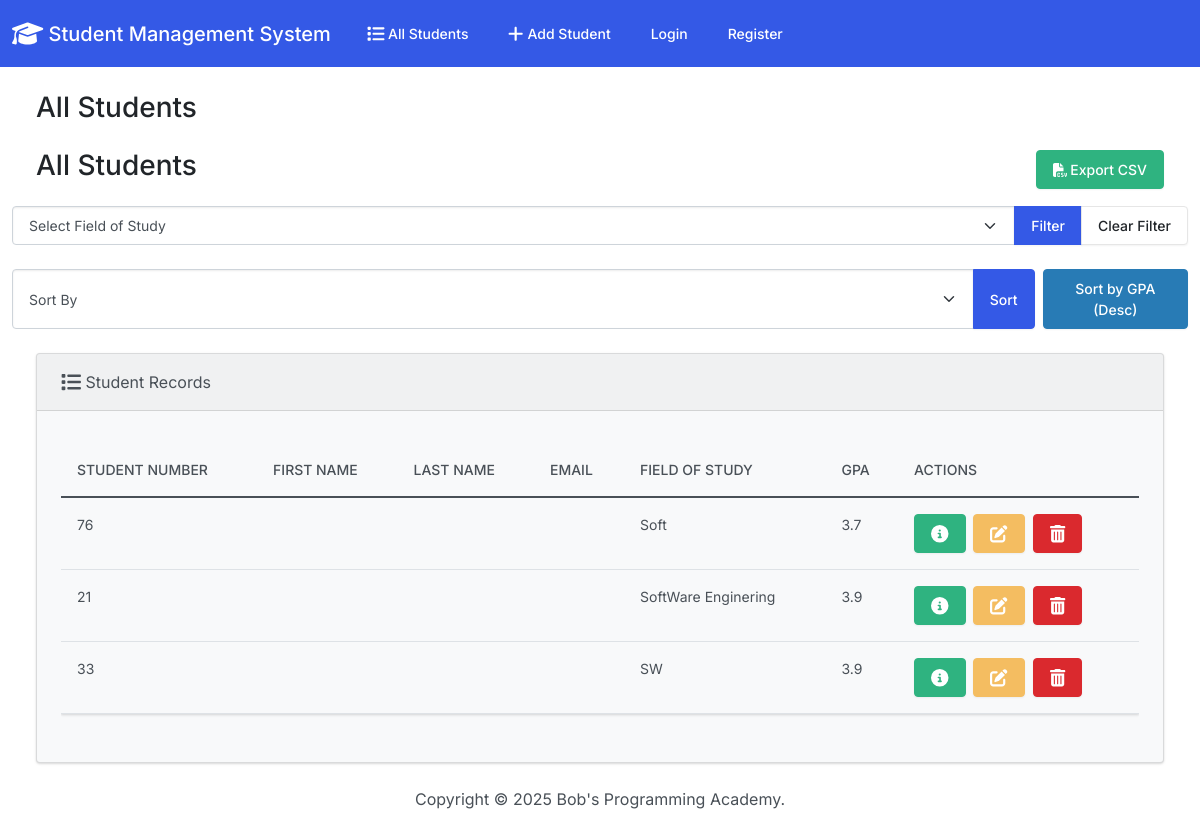
Before: / with the older database file.
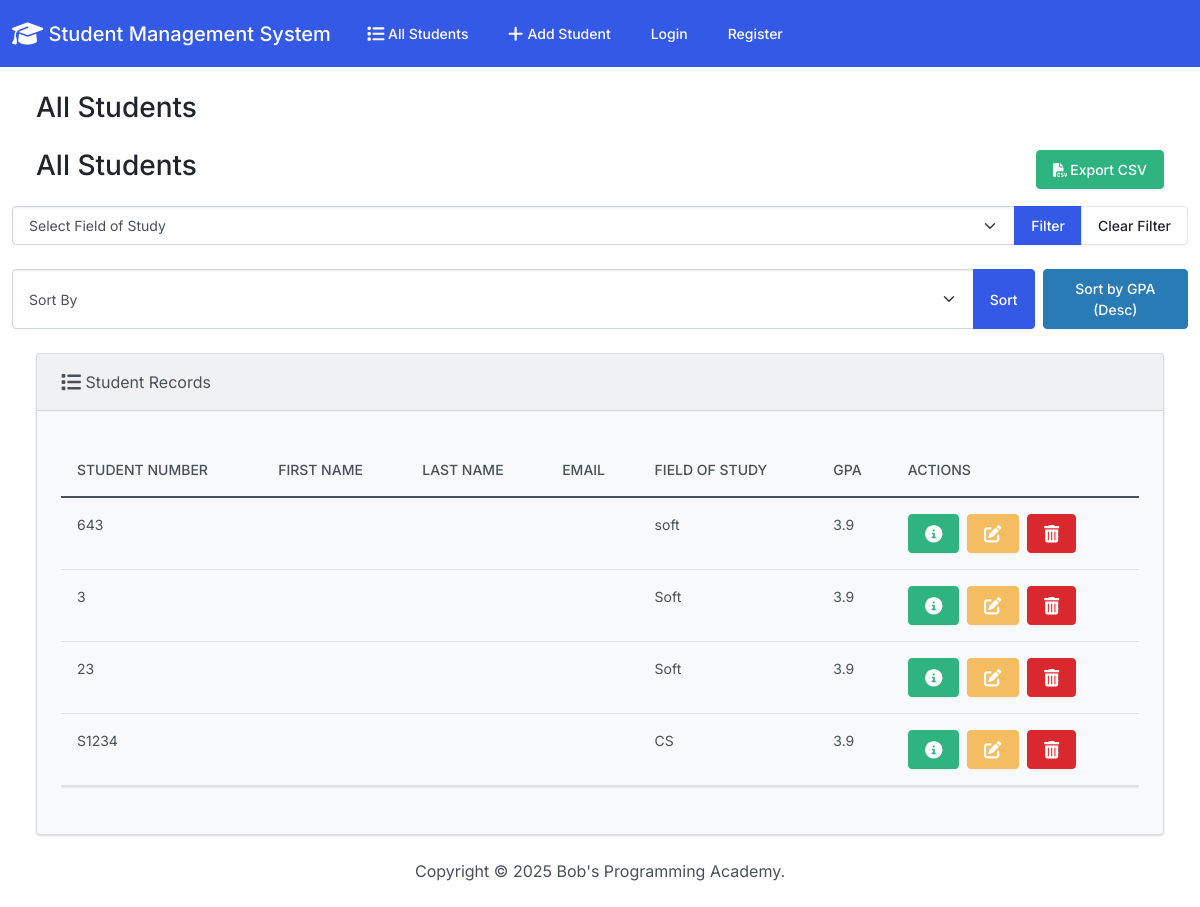
After: the same page with the newer database file.
### students/models.py (models this page shows, shortened)
class Student(models.Model):
    user = models.OneToOneField(CustomUser, on_delete=models.CASCADE, related_name='student')
    student_number = models.CharField(max_length=20, unique=True)
    field_of_study = models.CharField(max_length=100)
    gpa = models.FloatField()

### students/views.py (the view)
# urls.py: path('', views.index, name='index'),
def index(request):
    return render(request, 'students/index.html', {
        'students': Student.objects.all()
    })

### django_project/students/templates/students/index.html (shortened to what this page needs)
{% extends "students/base.html" %}
{% load static %}
{% block body %}
<h3 class="m-4">All Students</h3>
<div class="d-flex justify-content-between align-items-center ms-4 me-4 mb-3">
  <h3>All Students</h3>
  <a href="{% url 'export_students' %}" class="btn btn-success" title="Download all students as CSV">
    <i class="fa-solid fa-file-csv"></i> Export CSV
  </a>
</div>
<div class="mb-4">
  <form action="{% url 'index' %}" method="GET">
    <div class="input-group">
      <select name="field_of_study" class="form-select">
        <option value="" disabled selected>Select Field of Study</option>
      </select>
      <button type="submit" class="btn btn-primary">Filter</button>
      <a href="{% url 'index' %}" class="btn btn-secondary">Clear Filter</a>
    </div>
  </form>
</div>
<div class="mb-4">
  <form action="{% url 'index' %}" method="GET" class="d-flex justify-content-between">
    <div class="input-group">
      <select name="sort_by" class="form-select">
        <option value="" disabled selected>Sort By</option>
      </select>
      <button type="submit" class="btn btn-primary">Sort</button>
    </div>
    <a href="{% url 'index' %}?sort_by=gpa_desc" class="btn btn-info ms-2" title="Sort by GPA descending">Sort by GPA (Desc)</a>
  </form>
</div>
<div class="row">
  <div class="col-12">
    {% if students %}
    <div class="card bg-light ms-4 me-4 mb-4">
      <div class="card-header">
        <i class="fa-solid fa-list fa-lg"></i> Student Records
      </div>
      <div class="card-body">
        <p class="card-text">
          <div class="table-responsive">
            <table class="table table-hover">
              <thead>
                <tr>
                  <th scope="col">Student Number</th>
                  <th scope="col">First Name</th>
                  <th scope="col">Last Name</th>
                  <th scope="col">Email</th>
                  <th scope="col">Field of Study</th>
                  <th scope="col">GPA</th>
                  <th scope="col">Actions</th>
                </tr>
              </thead>
              <tbody>
                {% for student in students %}
                  <tr>
                    <td>{{ student.student_number }}</td>
                    <td>{{ student.first_name }}</td>
                    <td>{{ student.last_name }}</td>
                    <td>{{ student.email }}</td>
                    <td>{{ student.field_of_study }}</td>
                    <td>{{ student.gpa }}</td>
                    <td>
                      <button type="button" class="btn btn-success me-1" data-bs-toggle="modal" data-bs-target="#myModal{{ student.id }}">
                        <i class="fa-solid fa-circle-info fa-lg"></i>
                      </button>
                      <a class="btn btn-warning me-1" href="{% url 'edit' student.id %}">
                        <i class="fa-solid fa-pen-to-square fa-lg"></i>
                      </a>
                      <button type="button" class="btn btn-danger" data-bs-toggle="modal" data-bs-target="#delete{{ student.id }}">
                        <i class="fa-solid fa-trash-can fa-lg"></i>
                      </button>
                    </td>
                  </tr>
                {% endfor %}
              </tbody>
            </table>
          </div>
        </p>
      </div>
    </div>
    {% else %}
      <h5 class="alert alert-primary ms-4 me-4">No Student Records</h5>
    {% endif %}
  </div>
</div>
<link rel="stylesheet" href="{% static 'css/bootstrap.min.css' %}">
{% endblock %}

### django_project/students/templates/students/base.html (shortened to what this page needs)
{% extends "students/base.html" %}
{% load static %}

### students/templates/students/base.html (shortened to what this page needs)
{% load static %}
<!DOCTYPE html>
<html lang="en">
  <head>
    <link rel="stylesheet" href="https://cdnjs.cloudflare.com/ajax/libs/font-awesome/6.1.1/css/all.min.css">
    <link href="{% static 'css/bootstrap.min.css' %}" rel="stylesheet">
  </head>
  <body class="d-flex flex-column min-vh-100">
    <nav class="navbar navbar-expand-lg navbar-dark bg-primary">
      <div class="container-fluid">
        <a class="navbar-brand" href="{% url 'index' %}">
          <i class="fa-solid fa-graduation-cap fa-lg"></i> Student Management System
        </a>
        <div class="collapse navbar-collapse" id="navbarColor01">
     <ul class="navbar-nav me-auto">
  <li class="nav-item">
    <a class="nav-link" href="{% url 'index' %}">
      <i class="fa-solid fa-list fa-lg"></i> All Students
    </a>
  </li>
  <li class="nav-item">
    <a class="nav-link" href="{% url 'add' %}">
      <i class="fa-solid fa-plus fa-lg"></i> Add Student
    </a>
  </li>
  {% if user.is_authenticated %}
    <li class="nav-item">
      <a class="nav-link" href="{% url 'logout' %}">Logout</a>
    </li>
  {% else %}
    <li class="nav-item">
      <a class="nav-link" href="{% url 'login' %}">Login</a>
    </li>
    <li class="nav-item">
      <a class="nav-link" href="{% url 'register' %}">Register</a>
    </li>
  {% endif %}
</ul>
        </div>
      </div>
    </nav>
    <div class="container-fluid">
      {% block body %}
      {% endblock %}
    </div>
    <footer class="mt-auto mb-4">
      <div class="text-center">
        <span>
          Copyright &copy; <script>document.write(new Date().getFullYear())</script> Bob's Programming Academy.
        </span>
      </div>
    </footer>
  </body>
</html>

Changed rows visible on the page:
removed Student: student_number "21", field_of_study "SoftWare Enginering", gpa "3.9"
removed Student: student_number "33", field_of_study "SW", gpa "3.9"
added Student: student_number "643", field_of_study "soft", gpa "3.9"
changed Student (number 2 of 4 on the later page): student_number "76" → "3"; gpa "3.7" → "3.9"
added Student: student_number "23", field_of_study "Soft", gpa "3.9"
added Student: student_number "S1234", field_of_study "CS", gpa "3.9"
